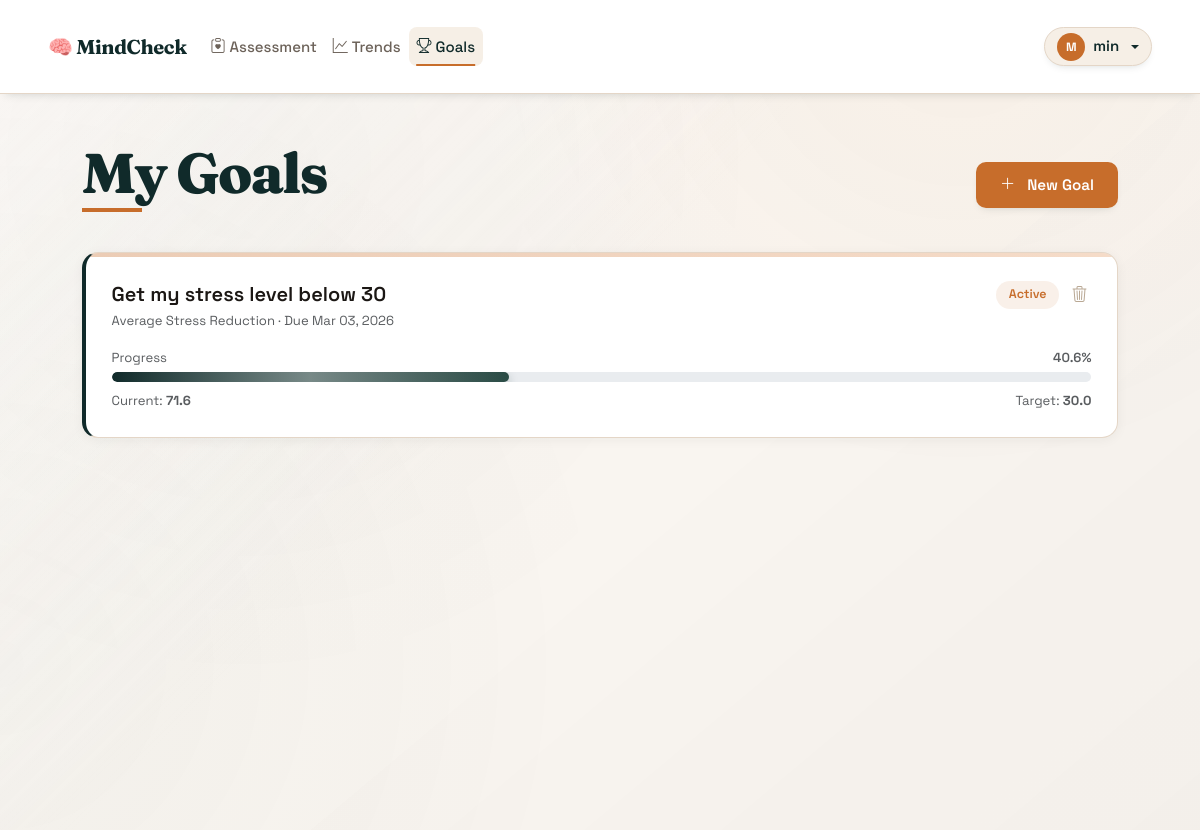
Page /goals (signed in) on the earlier database version.
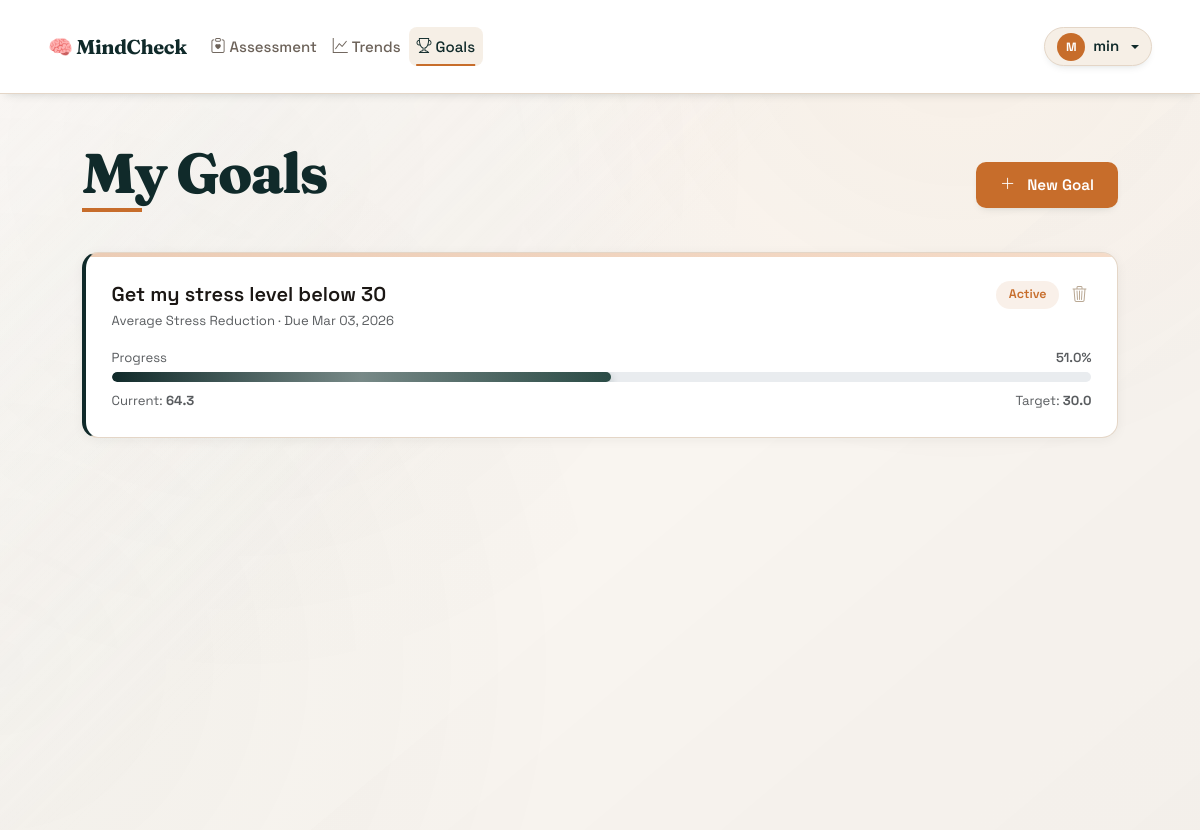
Same page on the later database version.
### database.py (models this page shows, shortened)
class Goal(db.Model):
    __tablename__ = 'goals'
    id = db.Column(db.Integer, primary_key=True)
    user_id = db.Column(db.Integer, db.ForeignKey('users.id'), nullable=False)
    goal_type = db.Column(db.String(50), nullable=False)  # 'avg_stress', 'peak_stress', 'streak_days'
    description = db.Column(db.String(255))
    target_value = db.Column(db.Float, nullable=False)
    current_value = db.Column(db.Float, default=0.0)
    deadline = db.Column(db.Date, nullable=True)
    created_at = db.Column(db.DateTime, default=datetime.utcnow)
    completed_at = db.Column(db.DateTime, nullable=True)
    status = db.Column(db.String(20), default='active')
    def calculate_progress(self):
        if self.goal_type in ['avg_stress', 'peak_stress']:
            if self.current_value <= self.target_value:
                return 100.0
            max_stress = 100.0  # Assuming stress is 0-100
            progress = max(0, (max_stress - self.current_value) / (max_stress - self.target_value) * 100)
            return min(100.0, progress)
        elif self.goal_type == 'streak_days':
            progress = (self.current_value / self.target_value) * 100
            return min(100.0, progress)
        return 0.0
    def is_achieved(self):
        if self.goal_type in ['avg_stress', 'peak_stress']:
            return self.current_value <= self.target_value
        elif self.goal_type == 'streak_days':
            return self.current_value >= self.target_value
        return False

### app.py (the view)
@app.route('/goals')
@login_required
def goals():
    history_manager = StressHistory(user_id=current_user.id)
    update_user_goals(current_user.id, 0, history_manager)
    user_goals = Goal.query.filter_by(user_id=current_user.id).order_by(Goal.created_at.desc()).all()
    return render_template('goals.html', goals=user_goals, user=current_user)

### app.py (called while the page is built)
@login_manager.user_loader
def load_user(user_id):
    return User.query.get(int(user_id))

def update_user_goals(user_id, current_stress, history_manager):
    active_goals = Goal.query.filter_by(user_id=user_id, status='active').all()
    history_data = history_manager.load_history()
    for goal in active_goals:
        if goal.goal_type == 'avg_stress' and len(history_data) > 0:
            avg_stress = sum(entry['stress_score'] for entry in history_data) / len(history_data)
            goal.current_value = avg_stress
        elif goal.goal_type == 'peak_stress' and len(history_data) > 0:
            peak_stress = max(entry['stress_score'] for entry in history_data)
            goal.current_value = peak_stress
        if goal.is_achieved() and goal.status == 'active':
            goal.status = 'completed'
            goal.completed_at = datetime.utcnow()
            flash(f'🎉 Goal achieved: {goal.description}', 'success')
    db.session.commit()

### templates/goals.html (shortened to what this page needs)
{% extends "base.html" %}
{% block content %}
<div class="container py-5">
    <div class="page-header mb-4">
        <h1>My Goals</h1>
        <button class="btn btn-wizard-primary" data-bs-toggle="modal" data-bs-target="#createGoalModal">
            <i class="bi bi-plus-lg me-1"></i>New Goal
        </button>
    </div>
    {% if goals %}
    <div style="display:grid; gap:1.5rem;">
        {% for goal in goals %}
        <div class="result-card" style="border-left: 4px solid
            {% if goal.status == 'completed' %}var(--success-color)
            {% elif goal.status == 'expired' %}#636e72
            {% else %}var(--primary-color){% endif %};">
            <div class="d-flex justify-content-between align-items-start mb-3">
                <div>
                    <div class="fw-600 fs-5">{{ goal.description or 'Goal #' ~ goal.id }}</div>
                    <div class="text-muted small">
                        Average Stress Reduction
                        {% if goal.deadline %} · Due {{ goal.deadline.strftime('%b %d, %Y') }}{% endif %}
                    </div>
                </div>
                <div class="d-flex gap-2 align-items-center">
                    {% if goal.status == 'completed' %}
                    <span class="badge-pill bg-success-soft text-success">✓ Completed</span>
                    {% elif goal.status == 'expired' %}
                    <span class="badge-pill bg-muted-soft text-muted">Expired</span>
                    {% else %}
                    <span class="badge-pill bg-primary-soft text-primary-dark">Active</span>
                    {% endif %}
                    <form method="POST" action="{{ url_for('delete_goal', goal_id=goal.id) }}"
                        onsubmit="return confirm('Delete this goal?');" class="mb-0">
                        <button type="submit" class="btn-icon-del" title="Delete goal">
                            <i class="bi bi-trash3"></i>
                        </button>
                    </form>
                </div>
            </div>
            <div class="d-flex justify-content-between small text-muted mb-1">
                <span>Progress</span>
                <span class="fw-600">{{ goal.calculate_progress()|round(1) }}%</span>
            </div>
            <div class="progress" style="height:10px; border-radius:99px;">
                <div class="progress-bar bg-accent"
                    style="width: {{ goal.calculate_progress() }}%; transition: width .8s ease;"></div>
            </div>
            <div class="d-flex justify-content-between small text-muted mt-2">
                <span>Current: <strong>{{ goal.current_value|round(1) }}</strong></span>
                <span>Target: <strong>{{ goal.target_value|round(1) }}</strong></span>
            </div>
        </div>
        {% endfor %}
    </div>
    {% endif %}
</div>
{% endblock %}

Differences in the rows shown:
changed Goal "Get my stress level below 30": calculate_progress "40.6" → "51.0"; current_value "71.6" → "64.3"
